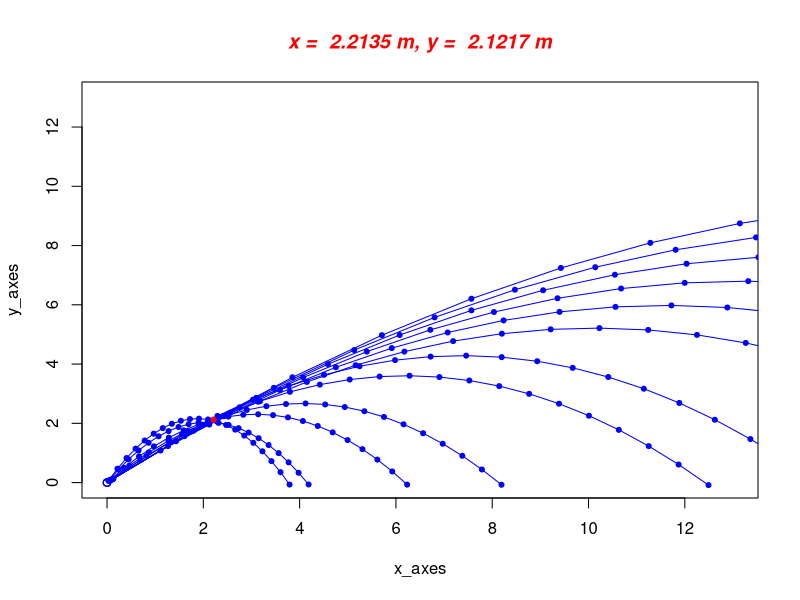

This chart was generated by the following R code:
#################################################################
#This task is to calculate v0 and angle, depending on x and y
#################################################################

epsilon <- 0.05 #accuracy of calculating
g <- 9.81 #gravity acceleration

x <- 2.2135
y <- 2.1217

x_axes <- vector(length=4) #horizontal axes
y_axes <- vector(length=4) #vertical axes 

plot(x_axes, y_axes, col="blue", ylim=c(0, 13), xlim=c(0, 13))
currentParameters = paste("x = ", x, "m, y = ", y, "m")
title(main=currentParameters, col.main="red", font.main=4)
points(x, y, type="o",  pch=20, lty=2, col="red")

for(alpha in seq(from=0.02, to=1.2, by=(epsilon*1.2))) #change angles from 15 grad to 75 grad
{
	for(v0 in seq(from=0.1, to=20, by=(epsilon*20)))
	{
		tmp <- (x*tan(alpha) - x*x*g/(2*v0*v0*cos(alpha)*cos(alpha)))
		if(isTRUE(all.equal(tmp, y, tolerance=0.05))) 
		{
			wholeTime <- 2*v0*sin(alpha)/g #whole time of flight
			step <- epsilon*wholeTime

	               	print(v0)
        	       	cnt=1
              		for(t in seq(from=0.01, to=(wholeTime+step), by=step)) #calculating a parabola with this angle and speed
	               	{
        	               	x_axes[cnt] <- v0*cos(alpha)*t
                	       	y_axes[cnt] <- (v0*sin(alpha)*t-g*t*t/2)
                       		cnt <- cnt+1
	               	}
        	       	lines(x_axes, y_axes, type="o",  pch=20, lty=1, col="blue")
       		}
	}
}
points(x, y, type="o",  pch=20, lty=2, col="red")
